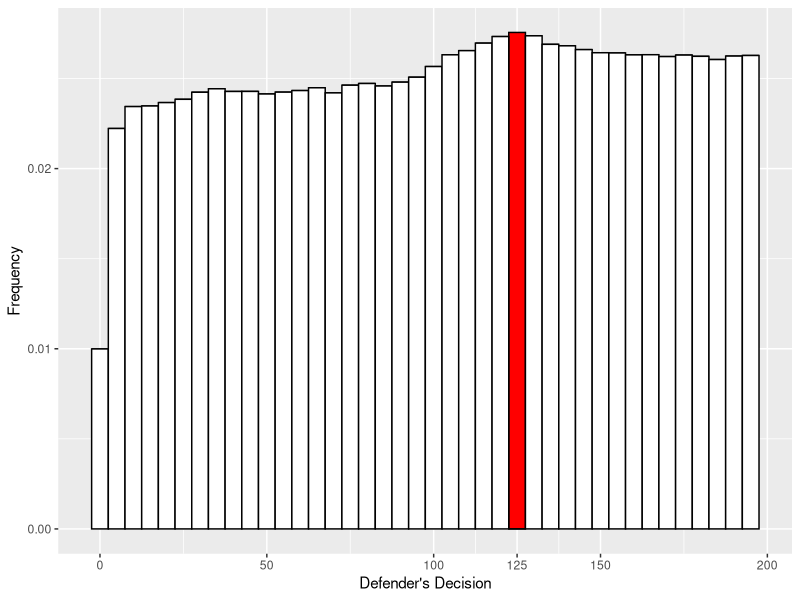
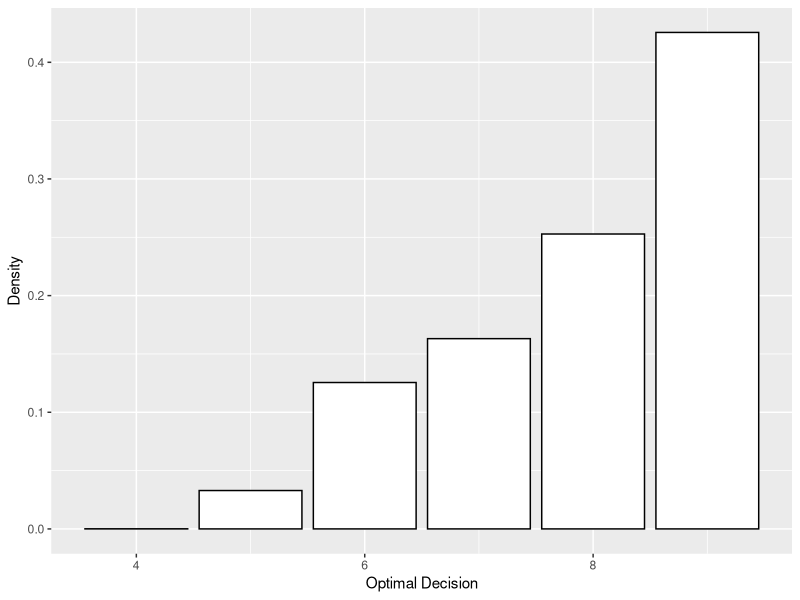
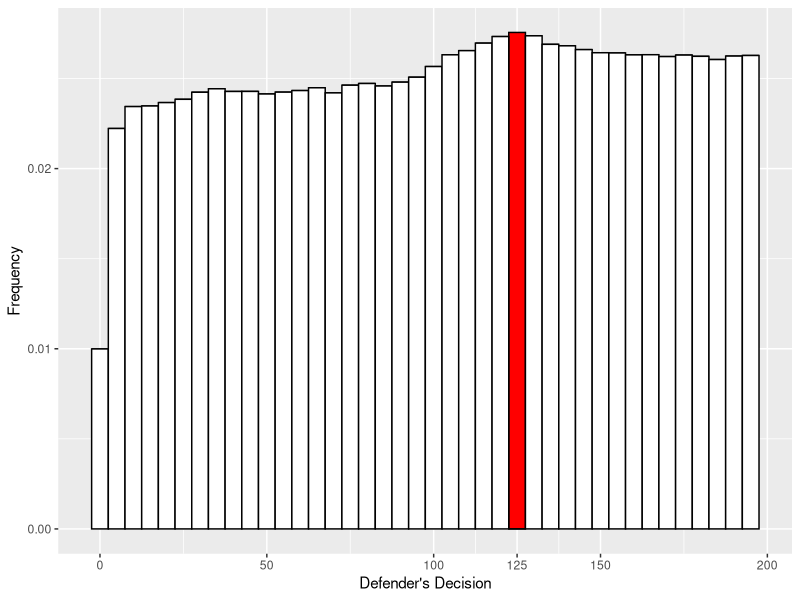
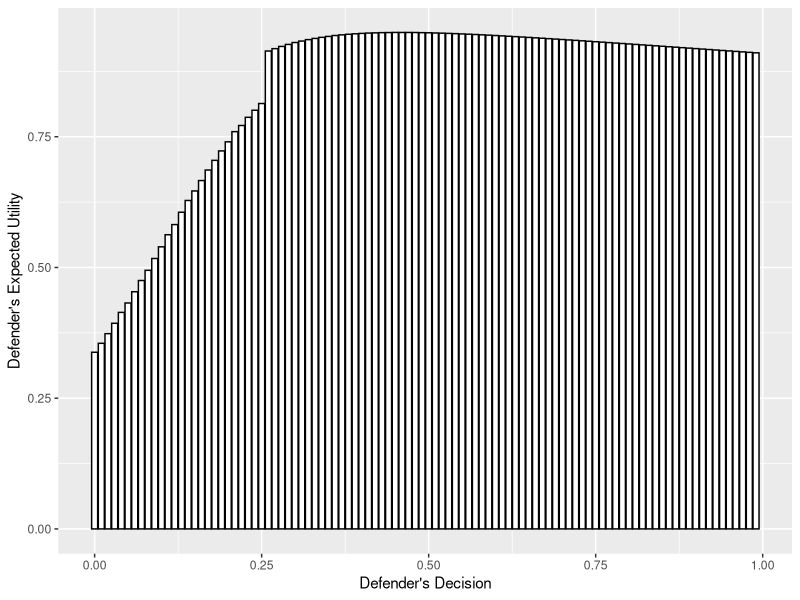
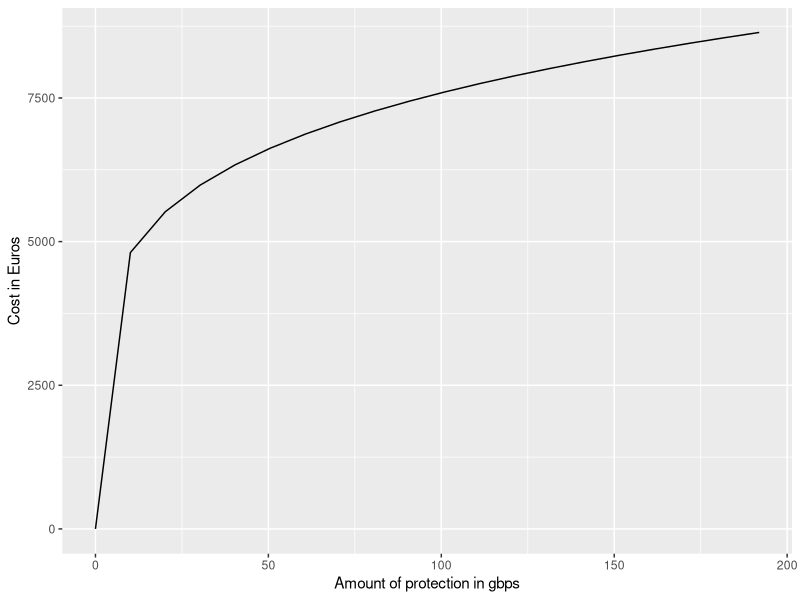
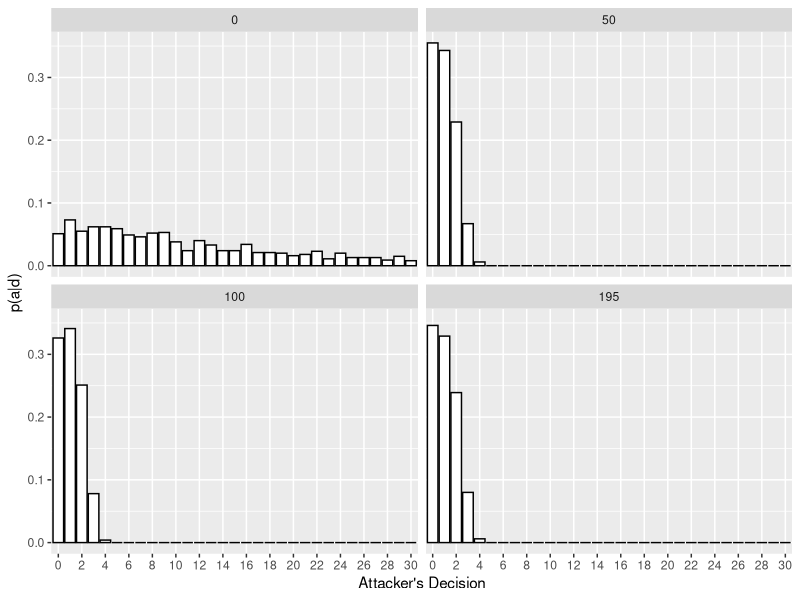

Generate these figures, in order, with R:
library(ggplot2)
library(reshape2)

## Sensitivity Analysis
dist = read.csv("results/sa_results.csv")

p <- ggplot(dist, aes(x = pert_dec)) + 
  geom_bar(aes(y = (..count..)/sum(..count..)), position = "dodge", color = "black", fill = "white") +
  xlab("Optimal Decision") + 
  ylab("Density")

ggsave(p, filename = "img/hist_sa2.pdf", dpi = 300)


## APS solution real problem
dist <- read.csv("results/dist_APS.csv")
p <- ggplot(dist, aes(x = X0,
                      fill = factor(ifelse(X0 == 125, "Highlighted", "Normal")))) + 
  geom_histogram(aes(y=(..count..)/sum(..count..)), bins = 40, colour="black") +
  scale_fill_manual(name = "area", values=c("red", "white"), guide = FALSE) +
  scale_x_continuous(breaks = c(0, 50, 100, 125, 150, 200)) +
  xlab("Defender's Decision") + 
  ylab("Frequency")
p

ggsave(p, filename = "img/aps_prob3.pdf", device = "pdf", dpi = 300)

## Expected utility time comparison problem
psi_d <- read.csv("results/EU_timecompprob.csv")

p <- ggplot(psi_d, aes(x = d, y = EU)) + 
  geom_bar(stat="identity", colour="black", fill = "white") + 
  xlab("Defender's Decision") + 
  ylab("Defender's Expected Utility")

ggsave(p, filename = "img/EU_probtime.pdf", device = "pdf", dpi = 300)

## Cost interpolation
costs <- read.csv("results/costs.csv")
costs <- costs[costs$x <= 200,]

p <- ggplot(costs, aes(x = x, y = y)) + 
  geom_line() + 
  xlab("Amount of protection in gbps") + 
  ylab("Cost in Euros")

ggsave(p, filename = "img/costs.pdf", device = "pdf", dpi = 300)

## p_d real problem
pd <- read.csv("results/p_d.csv")
colnames(pd) <- c("d", 0:30)
pd_melted <- melt(pd, id.vars = "d")
ds <- c(0, 50, 100, 195)
pd_melted <- pd_melted[pd_melted$d %in% ds,]

p <- ggplot(data = pd_melted, aes(x = variable, y = value)) + 
  geom_bar(stat = "identity", colour="black", fill = "white") + 
  scale_x_discrete(breaks = seq(0, 30, 2)) + 
  facet_wrap(~ d, nrow = 2) + 
  xlab("Attacker's Decision") + 
  ylab("p(a|d)")

ggsave(p, filename = "img/pa_given_d.pdf", device = "pdf", dpi = 300)
